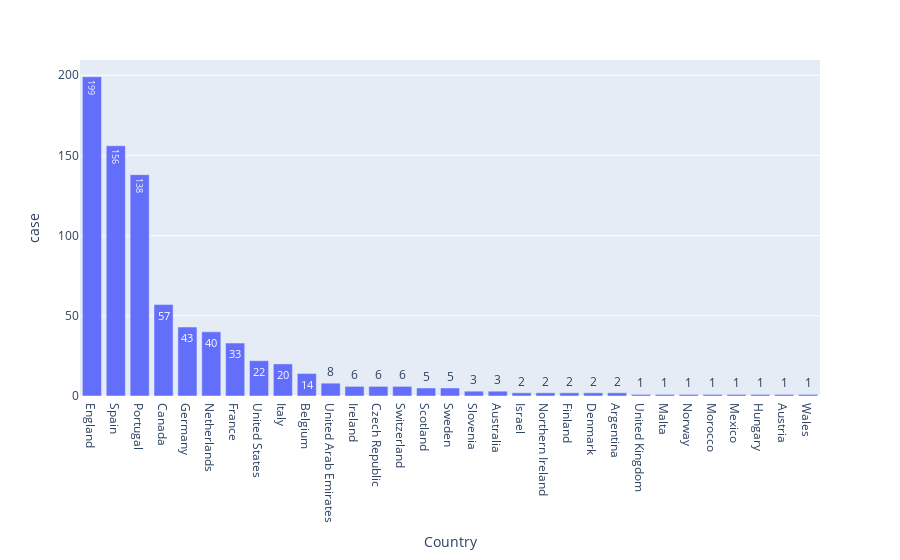

Write notebook code for a chart like this one.
### Markdown cell above
### Visualization

### Code cell
fig = px.bar(Total_case.sort_values('case', ascending=False), x='Country', y='case', text='case')
fig.show()

### Figure 1 — Plotly figure (JSON) as saved in the notebook; plotly's stock layout.template omitted (floating-point values rounded to 4 significant figures)
{"data": [{"alignmentgroup": "True", "hovertemplate": "Country=%{x}<br>case=%{text}<extra></extra>", "legendgroup": "", "marker": {"color": "#636efa", "pattern": {"shape": ""}}, "name": "", "offsetgroup": "", "orientation": "v", "showlegend": false, "text": [199, 156, 138, 57, 43, 40, 33, 22, 20, 14, 8, 6, 6, 6, 5, 5, 3, 3, 2, 2, 2, 2, 2, 1, 1, 1, 1, 1, 1, 1, 1], "textposition": "auto", "type": "bar", "x": ["England", "Spain", "Portugal", "Canada", "Germany", "Netherlands", "France", "United States", "Italy", "Belgium", "United Arab Emirates", "Ireland", "Czech Republic", "Switzerland", "Scotland", "Sweden", "Slovenia", "Australia", "Israel", "Northern Ireland", "Finland", "Denmark", "Argentina", "United Kingdom", "Malta", "Norway", "Morocco", "Mexico", "Hungary", "Austria", "Wales"], "xaxis": "x", "y": [199, 156, 138, 57, 43, 40, 33, 22, 20, 14, 8, 6, 6, 6, 5, 5, 3, 3, 2, 2, 2, 2, 2, 1, 1, 1, 1, 1, 1, 1, 1], "yaxis": "y"}], "layout": {"barmode": "relative", "legend": {"tracegroupgap": 0}, "margin": {"t": 60}, "xaxis": {"anchor": "y", "domain": [0, 1], "title": {"text": "Country"}}, "yaxis": {"anchor": "x", "domain": [0, 1], "title": {"text": "case"}}}}
